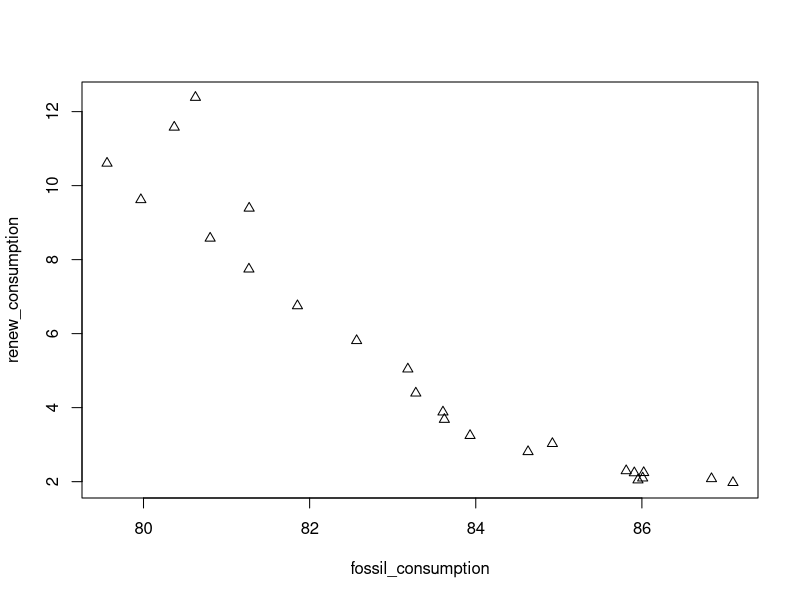

This figure's R source:
#MT: kurz & schmerzlos - einwandfrei

# data analysis of germanys fossil energy consumption vs renewable energy consumption over time

#MT: / sollte auch in Windows funktionieren
dataset = read.csv2(file="./Task_02/data/merged.csv",head=TRUE,sep=";",dec = ",",
                    colClasses = c(year="numeric", fossil_consumption="numeric", renew_consumption = "numeric"))

# lets look at the data set:
str(dataset)

# column 1: years

# column 3: fossil energy consumption per capita
fossil_consumption = dataset[["fossil_consumption"]]

# column 4: renewable energy consumption per capita
renew_consumption = dataset[["renew_consumption"]]


#  Der Median einer Auflistung von Zahlenwerten ist der Wert, der an der mittleren (zentralen) Stelle steht, 
#  wenn man die Werte der Größe nach sortiert.
my_median = function(data) {
  
  sorted_data = sort(data)
  data_size = length(sorted_data)
  
  if (data_size %% 2 == 0) # even
  {
    center_left = data_size / 2
    center_right = (data_size / 2) + 1
    return((sorted_data[center_left] + sorted_data[center_right]) / 2)
  }
  else { # odd
    center = (data_size + 1) / 2
    return(sorted_data[center])
  }
  
}

my_median(fossil_consumption) # -> 83.60503
my_median(renew_consumption)     # -> 3.881178

#MT: SanitCheck: sehr gut!
# comparing with results from built-in function
summary(fossil_consumption)
summary(renew_consumption)
# looking good :-)


cov(fossil_consumption, renew_consumption) # covariance is -7.7  -> high values of x correspond to low values of y

cor(fossil_consumption, renew_consumption) # correlation is -0.94 -> so there is a strong negative linear correlation between fossil and renewable energy consumption


plot = plot(fossil_consumption, renew_consumption,pch=2) # reneable energy consumption increased while fossile energy consumption decreased

